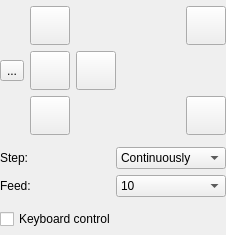
<?xml version="1.0" encoding="UTF-8"?>
<ui version="4.0">
 <class>partMainJog</class>
 <widget class="QWidget" name="partMainJog">
  <property name="geometry">
   <rect>
    <x>0</x>
    <y>0</y>
    <width>226</width>
    <height>235</height>
   </rect>
  </property>
  <property name="sizePolicy">
   <sizepolicy hsizetype="Minimum" vsizetype="Minimum">
    <horstretch>0</horstretch>
    <verstretch>0</verstretch>
   </sizepolicy>
  </property>
  <property name="windowTitle">
   <string>Form</string>
  </property>
  <layout class="QVBoxLayout" name="verticalLayout">
   <property name="sizeConstraint">
    <enum>QLayout::SizeConstraint::SetMinimumSize</enum>
   </property>
   <property name="leftMargin">
    <number>0</number>
   </property>
   <property name="topMargin">
    <number>0</number>
   </property>
   <property name="rightMargin">
    <number>0</number>
   </property>
   <property name="bottomMargin">
    <number>0</number>
   </property>
   <item>
    <layout class="QGridLayout" name="gridLayout_3">
     <item row="2" column="2">
      <widget class="StyledToolButton" name="cmdXPlus">
       <property name="sizePolicy">
        <sizepolicy hsizetype="Fixed" vsizetype="Fixed">
         <horstretch>0</horstretch>
         <verstretch>0</verstretch>
        </sizepolicy>
       </property>
       <property name="toolTip">
        <string>X+</string>
       </property>
       <property name="text">
        <string/>
       </property>
       <property name="icon">
        <iconset resource="../../images.qrc">
         <normaloff>:/images/1401562173_chevron-right.png</normaloff>:/images/1401562173_chevron-right.png</iconset>
       </property>
       <property name="iconSize">
        <size>
         <width>32</width>
         <height>32</height>
        </size>
       </property>
       <property name="adjustSize" stdset="0">
        <bool>true</bool>
       </property>
      </widget>
     </item>
     <item row="2" column="0">
      <widget class="StyledToolButton" name="cmdXMinus">
       <property name="sizePolicy">
        <sizepolicy hsizetype="Fixed" vsizetype="Fixed">
         <horstretch>0</horstretch>
         <verstretch>0</verstretch>
        </sizepolicy>
       </property>
       <property name="toolTip">
        <string>X-</string>
       </property>
       <property name="text">
        <string>...</string>
       </property>
       <property name="icon">
        <iconset resource="../../images.qrc">
         <normaloff>:/images/1401561986_chevron-left.png</normaloff>:/images/1401561986_chevron-left.png</iconset>
       </property>
       <property name="iconSize">
        <size>
         <width>32</width>
         <height>32</height>
        </size>
       </property>
       <property name="adjustSize" stdset="0">
        <bool>true</bool>
       </property>
      </widget>
     </item>
     <item row="3" column="1">
      <widget class="StyledToolButton" name="cmdYMinus">
       <property name="sizePolicy">
        <sizepolicy hsizetype="Fixed" vsizetype="Fixed">
         <horstretch>0</horstretch>
         <verstretch>0</verstretch>
        </sizepolicy>
       </property>
       <property name="toolTip">
        <string>Y-</string>
       </property>
       <property name="text">
        <string/>
       </property>
       <property name="icon">
        <iconset resource="../../images.qrc">
         <normaloff>:/images/1401562173_chevron-down.png</normaloff>:/images/1401562173_chevron-down.png</iconset>
       </property>
       <property name="iconSize">
        <size>
         <width>32</width>
         <height>32</height>
        </size>
       </property>
       <property name="adjustSize" stdset="0">
        <bool>true</bool>
       </property>
      </widget>
     </item>
     <item row="3" column="3">
      <layout class="QHBoxLayout" name="horizontalLayout_8">
       <item>
        <spacer name="horizontalSpacer_2">
         <property name="orientation">
          <enum>Qt::Orientation::Horizontal</enum>
         </property>
         <property name="sizeHint" stdset="0">
          <size>
           <width>20</width>
           <height>20</height>
          </size>
         </property>
        </spacer>
       </item>
       <item>
        <widget class="StyledToolButton" name="cmdZMinus">
         <property name="sizePolicy">
          <sizepolicy hsizetype="Fixed" vsizetype="Fixed">
           <horstretch>0</horstretch>
           <verstretch>0</verstretch>
          </sizepolicy>
         </property>
         <property name="toolTip">
          <string>Z-</string>
         </property>
         <property name="text">
          <string/>
         </property>
         <property name="icon">
          <iconset resource="../../images.qrc">
           <normaloff>:/images/1401562699_icon-arrow-down-b.png</normaloff>:/images/1401562699_icon-arrow-down-b.png</iconset>
         </property>
         <property name="iconSize">
          <size>
           <width>32</width>
           <height>32</height>
          </size>
         </property>
         <property name="adjustSize" stdset="0">
          <bool>true</bool>
         </property>
        </widget>
       </item>
      </layout>
     </item>
     <item row="2" column="1">
      <widget class="StyledToolButton" name="cmdStop">
       <property name="sizePolicy">
        <sizepolicy hsizetype="Fixed" vsizetype="Fixed">
         <horstretch>0</horstretch>
         <verstretch>0</verstretch>
        </sizepolicy>
       </property>
       <property name="toolTip">
        <string>Stop</string>
       </property>
       <property name="text">
        <string/>
       </property>
       <property name="icon">
        <iconset resource="../../images.qrc">
         <normaloff>:/images/brake.png</normaloff>:/images/brake.png</iconset>
       </property>
       <property name="iconSize">
        <size>
         <width>32</width>
         <height>32</height>
        </size>
       </property>
       <property name="adjustSize" stdset="0">
        <bool>true</bool>
       </property>
      </widget>
     </item>
     <item row="0" column="3">
      <layout class="QHBoxLayout" name="horizontalLayout_6">
       <item>
        <spacer name="horizontalSpacer">
         <property name="orientation">
          <enum>Qt::Orientation::Horizontal</enum>
         </property>
         <property name="sizeHint" stdset="0">
          <size>
           <width>20</width>
           <height>20</height>
          </size>
         </property>
        </spacer>
       </item>
       <item>
        <widget class="StyledToolButton" name="cmdZPlus">
         <property name="sizePolicy">
          <sizepolicy hsizetype="Fixed" vsizetype="Fixed">
           <horstretch>0</horstretch>
           <verstretch>0</verstretch>
          </sizepolicy>
         </property>
         <property name="toolTip">
          <string>Z+</string>
         </property>
         <property name="text">
          <string/>
         </property>
         <property name="icon">
          <iconset resource="../../images.qrc">
           <normaloff>:/images/1401562699_icon-arrow-up-b.png</normaloff>:/images/1401562699_icon-arrow-up-b.png</iconset>
         </property>
         <property name="iconSize">
          <size>
           <width>32</width>
           <height>32</height>
          </size>
         </property>
         <property name="adjustSize" stdset="0">
          <bool>true</bool>
         </property>
        </widget>
       </item>
      </layout>
     </item>
     <item row="0" column="1">
      <widget class="StyledToolButton" name="cmdYPlus">
       <property name="sizePolicy">
        <sizepolicy hsizetype="Fixed" vsizetype="Fixed">
         <horstretch>0</horstretch>
         <verstretch>0</verstretch>
        </sizepolicy>
       </property>
       <property name="toolTip">
        <string>Y+</string>
       </property>
       <property name="text">
        <string/>
       </property>
       <property name="icon">
        <iconset resource="../../images.qrc">
         <normaloff>:/images/1401562173_chevron-up.png</normaloff>:/images/1401562173_chevron-up.png</iconset>
       </property>
       <property name="iconSize">
        <size>
         <width>32</width>
         <height>32</height>
        </size>
       </property>
       <property name="adjustSize" stdset="0">
        <bool>true</bool>
       </property>
      </widget>
     </item>
    </layout>
   </item>
   <item>
    <layout class="QGridLayout" name="gridLayout_2">
     <item row="1" column="0">
      <widget class="QLabel" name="label_22">
       <property name="text">
        <string>Feed:</string>
       </property>
      </widget>
     </item>
     <item row="0" column="0">
      <widget class="QLabel" name="label_20">
       <property name="text">
        <string>Step:</string>
       </property>
      </widget>
     </item>
     <item row="1" column="1">
      <widget class="ComboBoxKey" name="cboJogFeed">
       <property name="editable">
        <bool>false</bool>
       </property>
       <property name="insertPolicy">
        <enum>QComboBox::InsertPolicy::NoInsert</enum>
       </property>
       <item>
        <property name="text">
         <string>10</string>
        </property>
       </item>
       <item>
        <property name="text">
         <string>50</string>
        </property>
       </item>
       <item>
        <property name="text">
         <string>100</string>
        </property>
       </item>
       <item>
        <property name="text">
         <string>500</string>
        </property>
       </item>
       <item>
        <property name="text">
         <string>1000</string>
        </property>
       </item>
       <item>
        <property name="text">
         <string>2000</string>
        </property>
       </item>
      </widget>
     </item>
     <item row="0" column="1">
      <widget class="ComboBoxKey" name="cboJogStep">
       <property name="editable">
        <bool>false</bool>
       </property>
       <property name="insertPolicy">
        <enum>QComboBox::InsertPolicy::NoInsert</enum>
       </property>
       <item>
        <property name="text">
         <string>Continuously</string>
        </property>
       </item>
       <item>
        <property name="text">
         <string>0.01</string>
        </property>
       </item>
       <item>
        <property name="text">
         <string>0.1</string>
        </property>
       </item>
       <item>
        <property name="text">
         <string>1</string>
        </property>
       </item>
       <item>
        <property name="text">
         <string>5</string>
        </property>
       </item>
       <item>
        <property name="text">
         <string>10</string>
        </property>
       </item>
       <item>
        <property name="text">
         <string>100</string>
        </property>
       </item>
      </widget>
     </item>
    </layout>
   </item>
   <item>
    <widget class="QCheckBox" name="chkKeyboardControl">
     <property name="text">
      <string>Keyboard control</string>
     </property>
    </widget>
   </item>
  </layout>
 </widget>
 <customwidgets>
  <customwidget>
   <class>StyledToolButton</class>
   <extends>QToolButton</extends>
   <header>styledtoolbutton.h</header>
  </customwidget>
  <customwidget>
   <class>ComboBoxKey</class>
   <extends>QComboBox</extends>
   <header>widgets/comboboxkey.h</header>
  </customwidget>
 </customwidgets>
 <resources>
  <include location="../../images.qrc"/>
 </resources>
 <connections>
  <connection>
   <sender>cmdYPlus</sender>
   <signal>pressed()</signal>
   <receiver>partMainJog</receiver>
   <slot>onCmdYPlusPressed()</slot>
   <hints>
    <hint type="sourcelabel">
     <x>80</x>
     <y>32</y>
    </hint>
    <hint type="destinationlabel">
     <x>6</x>
     <y>26</y>
    </hint>
   </hints>
  </connection>
  <connection>
   <sender>cmdYPlus</sender>
   <signal>released()</signal>
   <receiver>partMainJog</receiver>
   <slot>onCmdYPlusReleased()</slot>
   <hints>
    <hint type="sourcelabel">
     <x>75</x>
     <y>30</y>
    </hint>
    <hint type="destinationlabel">
     <x>112</x>
     <y>121</y>
    </hint>
   </hints>
  </connection>
  <connection>
   <sender>cmdZPlus</sender>
   <signal>pressed()</signal>
   <receiver>partMainJog</receiver>
   <slot>onCmdZPlusPressed()</slot>
   <hints>
    <hint type="sourcelabel">
     <x>200</x>
     <y>32</y>
    </hint>
    <hint type="destinationlabel">
     <x>215</x>
     <y>1</y>
    </hint>
   </hints>
  </connection>
  <connection>
   <sender>cmdZPlus</sender>
   <signal>released()</signal>
   <receiver>partMainJog</receiver>
   <slot>onCmdZPlusReleased()</slot>
   <hints>
    <hint type="sourcelabel">
     <x>185</x>
     <y>35</y>
    </hint>
    <hint type="destinationlabel">
     <x>185</x>
     <y>4</y>
    </hint>
   </hints>
  </connection>
  <connection>
   <sender>cmdZMinus</sender>
   <signal>pressed()</signal>
   <receiver>partMainJog</receiver>
   <slot>onCmdZMinusPressed()</slot>
   <hints>
    <hint type="sourcelabel">
     <x>205</x>
     <y>107</y>
    </hint>
    <hint type="destinationlabel">
     <x>221</x>
     <y>86</y>
    </hint>
   </hints>
  </connection>
  <connection>
   <sender>cmdZMinus</sender>
   <signal>released()</signal>
   <receiver>partMainJog</receiver>
   <slot>onCmdZMinusReleased()</slot>
   <hints>
    <hint type="sourcelabel">
     <x>223</x>
     <y>132</y>
    </hint>
    <hint type="destinationlabel">
     <x>223</x>
     <y>66</y>
    </hint>
   </hints>
  </connection>
  <connection>
   <sender>cmdXMinus</sender>
   <signal>pressed()</signal>
   <receiver>partMainJog</receiver>
   <slot>onCmdXMinusPressed()</slot>
   <hints>
    <hint type="sourcelabel">
     <x>30</x>
     <y>82</y>
    </hint>
    <hint type="destinationlabel">
     <x>12</x>
     <y>3</y>
    </hint>
   </hints>
  </connection>
  <connection>
   <sender>cmdXMinus</sender>
   <signal>released()</signal>
   <receiver>partMainJog</receiver>
   <slot>onCmdXMinusReleased()</slot>
   <hints>
    <hint type="sourcelabel">
     <x>18</x>
     <y>77</y>
    </hint>
    <hint type="destinationlabel">
     <x>5</x>
     <y>58</y>
    </hint>
   </hints>
  </connection>
  <connection>
   <sender>cmdXPlus</sender>
   <signal>pressed()</signal>
   <receiver>partMainJog</receiver>
   <slot>onCmdXPlusPressed()</slot>
   <hints>
    <hint type="sourcelabel">
     <x>120</x>
     <y>76</y>
    </hint>
    <hint type="destinationlabel">
     <x>136</x>
     <y>3</y>
    </hint>
   </hints>
  </connection>
  <connection>
   <sender>cmdXPlus</sender>
   <signal>released()</signal>
   <receiver>partMainJog</receiver>
   <slot>onCmdXPlusReleased()</slot>
   <hints>
    <hint type="sourcelabel">
     <x>132</x>
     <y>86</y>
    </hint>
    <hint type="destinationlabel">
     <x>110</x>
     <y>6</y>
    </hint>
   </hints>
  </connection>
  <connection>
   <sender>cmdYMinus</sender>
   <signal>pressed()</signal>
   <receiver>partMainJog</receiver>
   <slot>onCmdYMinusPressed()</slot>
   <hints>
    <hint type="sourcelabel">
     <x>64</x>
     <y>116</y>
    </hint>
    <hint type="destinationlabel">
     <x>6</x>
     <y>120</y>
    </hint>
   </hints>
  </connection>
  <connection>
   <sender>cmdYMinus</sender>
   <signal>released()</signal>
   <receiver>partMainJog</receiver>
   <slot>onCmdYMinusReleased()</slot>
   <hints>
    <hint type="sourcelabel">
     <x>86</x>
     <y>132</y>
    </hint>
    <hint type="destinationlabel">
     <x>7</x>
     <y>97</y>
    </hint>
   </hints>
  </connection>
  <connection>
   <sender>cmdStop</sender>
   <signal>clicked()</signal>
   <receiver>partMainJog</receiver>
   <slot>onCmdStopClicked()</slot>
   <hints>
    <hint type="sourcelabel">
     <x>66</x>
     <y>78</y>
    </hint>
    <hint type="destinationlabel">
     <x>58</x>
     <y>144</y>
    </hint>
   </hints>
  </connection>
  <connection>
   <sender>cboJogFeed</sender>
   <signal>currentIndexChanged(int)</signal>
   <receiver>partMainJog</receiver>
   <slot>onCmdFeedRateChanged(int)</slot>
   <hints>
    <hint type="sourcelabel">
     <x>149</x>
     <y>196</y>
    </hint>
    <hint type="destinationlabel">
     <x>179</x>
     <y>215</y>
    </hint>
   </hints>
  </connection>
  <connection>
   <sender>cboJogStep</sender>
   <signal>currentIndexChanged(int)</signal>
   <receiver>partMainJog</receiver>
   <slot>onCmdStepSizeChanged(int)</slot>
   <hints>
    <hint type="sourcelabel">
     <x>177</x>
     <y>159</y>
    </hint>
    <hint type="destinationlabel">
     <x>122</x>
     <y>215</y>
    </hint>
   </hints>
  </connection>
 </connections>
 <slots>
  <slot>onCmdYPlusPressed()</slot>
  <slot>onCmdYPlusReleased()</slot>
  <slot>onCmdYMinusPressed()</slot>
  <slot>onCmdYMinusReleased()</slot>
  <slot>onCmdXPlusPressed()</slot>
  <slot>onCmdXPlusReleased()</slot>
  <slot>onCmdXMinusPressed()</slot>
  <slot>onCmdXMinusReleased()</slot>
  <slot>onCmdZPlusPressed()</slot>
  <slot>onCmdZPlusReleased()</slot>
  <slot>onCmdZMinusPressed()</slot>
  <slot>onCmdZMinusReleased()</slot>
  <slot>onChkKeyboardControlToggled(bool)</slot>
  <slot>onCmdStopClicked()</slot>
  <slot>onCmdFeedRateChanged(int)</slot>
  <slot>onCmdStepSizeChanged(int)</slot>
 </slots>
</ui>
